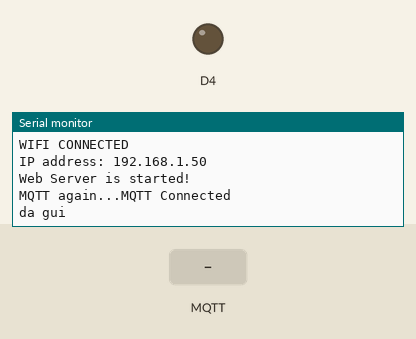
Simulated run of this sketch. Board: ESP8266 (NodeMCU). On the bench: output pins drawn as LEDs (lit = HIGH, except the on-board LED, lit = LOW), the last lines printed to the serial monitor. Inputs (shaded band) come from the test bench. WiFi joins after 1.5 s; servers stay silent unless stated; no MQTT or app messages arrive unless stated.

Above: at 2.7 s.
2.8 s: MQTT message "1" arrives on the first subscribed topic
At 3.8 s:
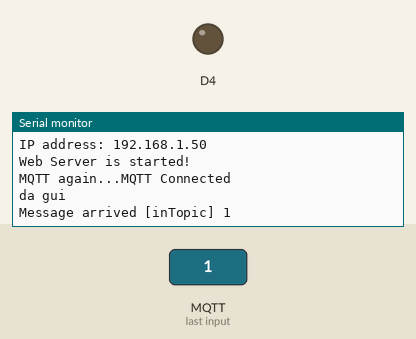
4.3 s: MQTT message "on" arrives on the first subscribed topic
At 5.1 s:
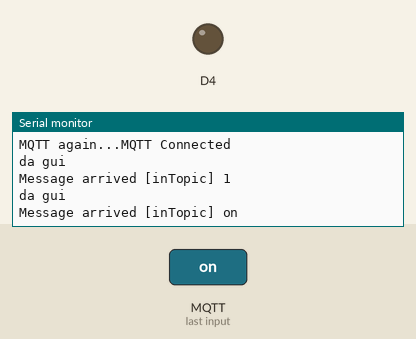
5.8 s: MQTT message "off" arrives on the first subscribed topic
At 5.96 s:
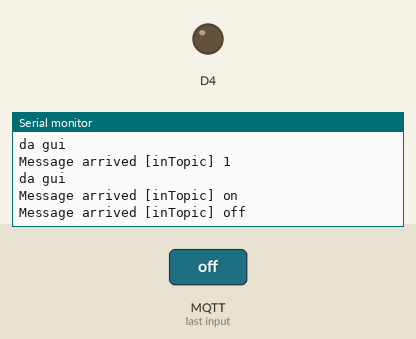

The sketch:

OTA_WFMNG.ino
```cpp
/*
  DISIGN BY SCDT K$@
  TRY YOUR BEST.
 */
#include <ESP8266WiFi.h>
#include <WiFiClient.h>
#include <ESP8266WebServer.h>
#include <ESP8266mDNS.h>
#include <ESP8266HTTPUpdateServer.h>
#include <DNSServer.h>
#include <ESP8266WebServer.h>
#include <WiFiManager.h>
#include <PubSubClient.h>

const char* host = "IOT_Agriculture";
const char* updatePath = "/update";
const char* updateUsername = "admin";
const char* updatePassword = "admin";
const char* mqtt_server = "mohinhrauthuycanh.ddns.net";
char const* ssidname ="ESP_WFCNF01";
char const* ssidpass ="12345678";
IPAddress staticIP(192,168,1,145);
IPAddress gateway(192,168,1,1);
IPAddress subnet(255,255,255,0);
IPAddress dns1(8,8,8,8);
IPAddress dns2(8,8,4,4);

WiFiClient espClient;
PubSubClient client(espClient);
ESP8266WebServer webServer(8484);
ESP8266HTTPUpdateServer httpUpdater;

unsigned long t1;
const char MainPage[] PROGMEM = R"=====(
  <!DOCTYPE html>
  <html>
   <head>
       <title>IOT Agriculture</title>
       <style>
          body{
            text-align: center;
          }
       </style>
       <meta name="viewport" content="width=device-width,user-scalable=0" charset="UTF-8">
   </head>
   <body>
      <div>
        <img src='https://bkaii.com.vn/images/mqtt-iot.jpg' height='400px' width='660px'>
      </div>
      <div>
        <button onclick="window.location.href='/update'">LOGIN UPLOAD FIRMWARE</button><br><br>
        <a href='https://arduino.esp8266.vn/'>Đến Trang Chủ - HOME</a>
      </div>
      <script>
      </script>
   </body>
  </html>
)=====";

void setup(void)
{
  Serial.begin(115200);
  pinMode(D4,OUTPUT);
  WiFi.config(staticIP,gateway,subnet,dns1,dns2);
  while(WiFi.waitForConnectResult() != WL_CONNECTED)
  {
    digitalWrite(D4,LOW);
    WiFiManager wifiManager;
    wifiManager.autoConnect(ssidname,ssidpass);
  }
  digitalWrite(D4,HIGH);
  Serial.print(F("WIFI CONNECTED\nIP address: "));
  Serial.println(WiFi.localIP());
  MDNS.begin(host);
  MDNS.addService("http", "tcp", 8484);

  httpUpdater.setup(&webServer, updatePath, updateUsername, updatePassword);
  webServer.on("/",[]{
    String s = MainPage;
    webServer.send(200,"text/html",s);
  });
  webServer.begin();
  Serial.println("Web Server is started!");

  client.setServer(mqtt_server, 1883);
  client.setCallback(callback);
}

void loop(void)
{
  while(WiFi.waitForConnectResult() != WL_CONNECTED)
  {
    digitalWrite(D4,LOW);
    WiFiManager wifiManager;
    wifiManager.autoConnect(ssidname,ssidpass);
    digitalWrite(D4,HIGH);
  }
  if (!client.connected())  { reconnect(); }
  MDNS.update();
  webServer.handleClient();
  client.loop();
  if(millis()-t1>=2000)
  {
    client.publish("outTopic","34679");
    t1=millis();
    Serial.println("da gui");
  }
}
```

MQTT.ino
```cpp
void reconnect()
{
  while (!client.connected())
  {
    Serial.print("MQTT again...");
    if(client.connect("ESP01"))
    {
      Serial.println(F("MQTT Connected"));
      client.publish("outTopic", "hello world");
      client.subscribe("inTopic");
    }
    else
    {
      Serial.print(F("failed, rc="));
      Serial.print(client.state());
      Serial.println(F(" try again..."));
      delay(5000);
    }
  }
}


//void reconnect() {
//  // Loop until we're reconnected
//  while (!client.connected()) {
//    Serial.print("Attempting MQTT connection...");
//    // Create a random client ID
//    String clientId = "ESP8266Client-";
//    clientId += String(random(0xffff), HEX);
//    // Attempt to connect
//    if (client.connect(clientId.c_str())) {
//      Serial.println("connected");
//      // Once connected, publish an announcement...
//      client.publish("outTopic", "hello world");
//      // ... and resubscribe
//      client.subscribe("inTopic");
//    } else {
//      Serial.print("failed, rc=");
//      Serial.print(client.state());
//      Serial.println(" try again in 5 seconds");
//      // Wait 5 seconds before retrying
//      delay(5000);
//    }
//  }
//}

void callback(char* topic, byte* payload, unsigned int length)
{
  Serial.print(F("Message arrived ["));
  Serial.print(topic);
  Serial.print("] ");
  for (int i = 0; i < length; i++)
  {
    Serial.print((char)payload[i]);
  }
  Serial.println();
  switch((char)payload[1])
  {
    case '1': {digitalWrite(BUILTIN_LED, LOW); Serial.println(F("Đã bật led")); break;}
    case '2': {digitalWrite(BUILTIN_LED, HIGH); Serial.println(F("Đã tắt led")); break;}
  }
}
```

Measured:
- after the input at 2.8 s, the serial monitor: prints a new line at once (image 1)
- after the input at 4.3 s, the serial monitor: prints a new line at once (image 2)
- after the input at 5.8 s, the serial monitor: prints a new line at once (image 3)
